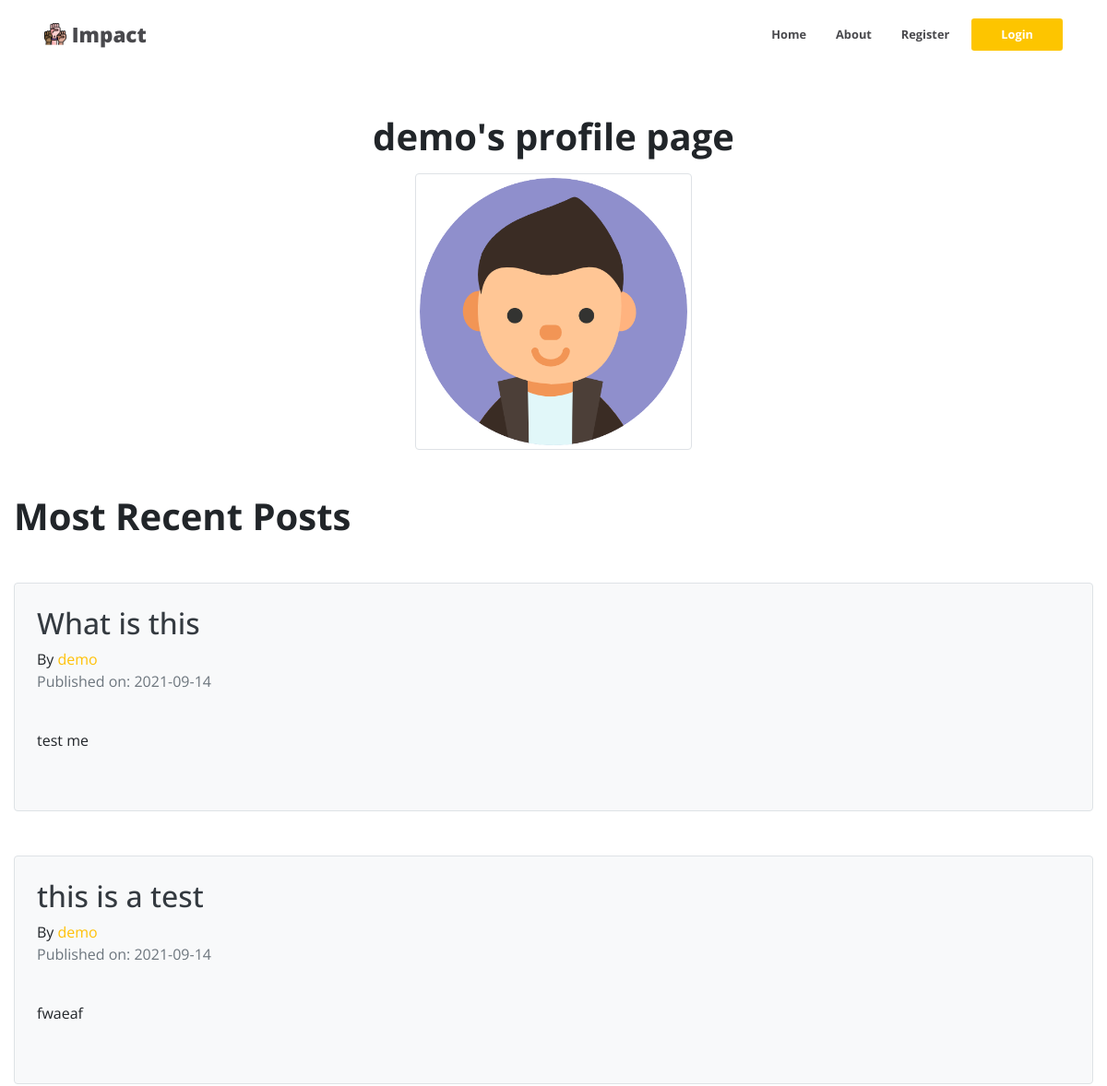
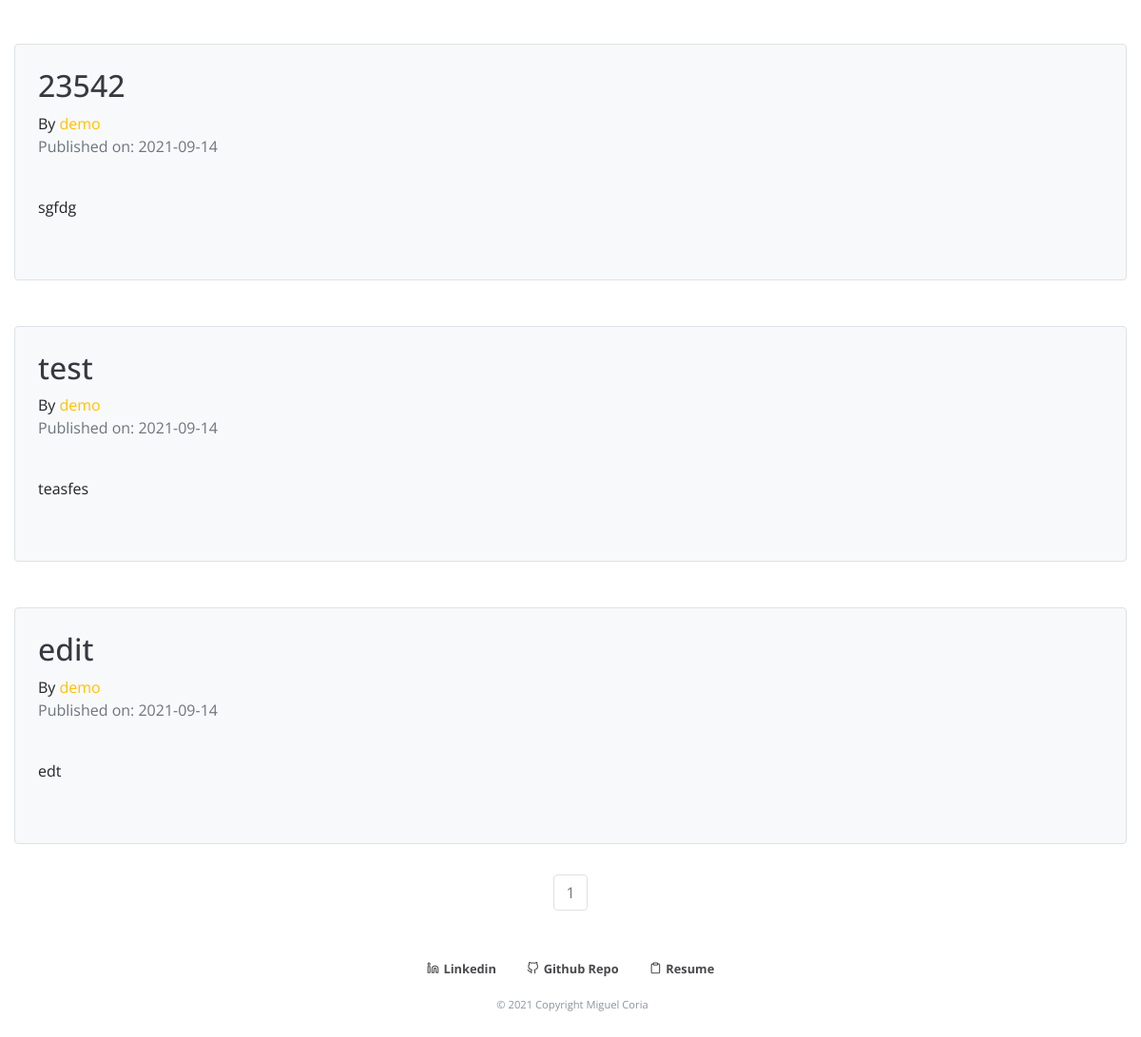
The app's page /demo, older data (2 pictures, top to bottom).
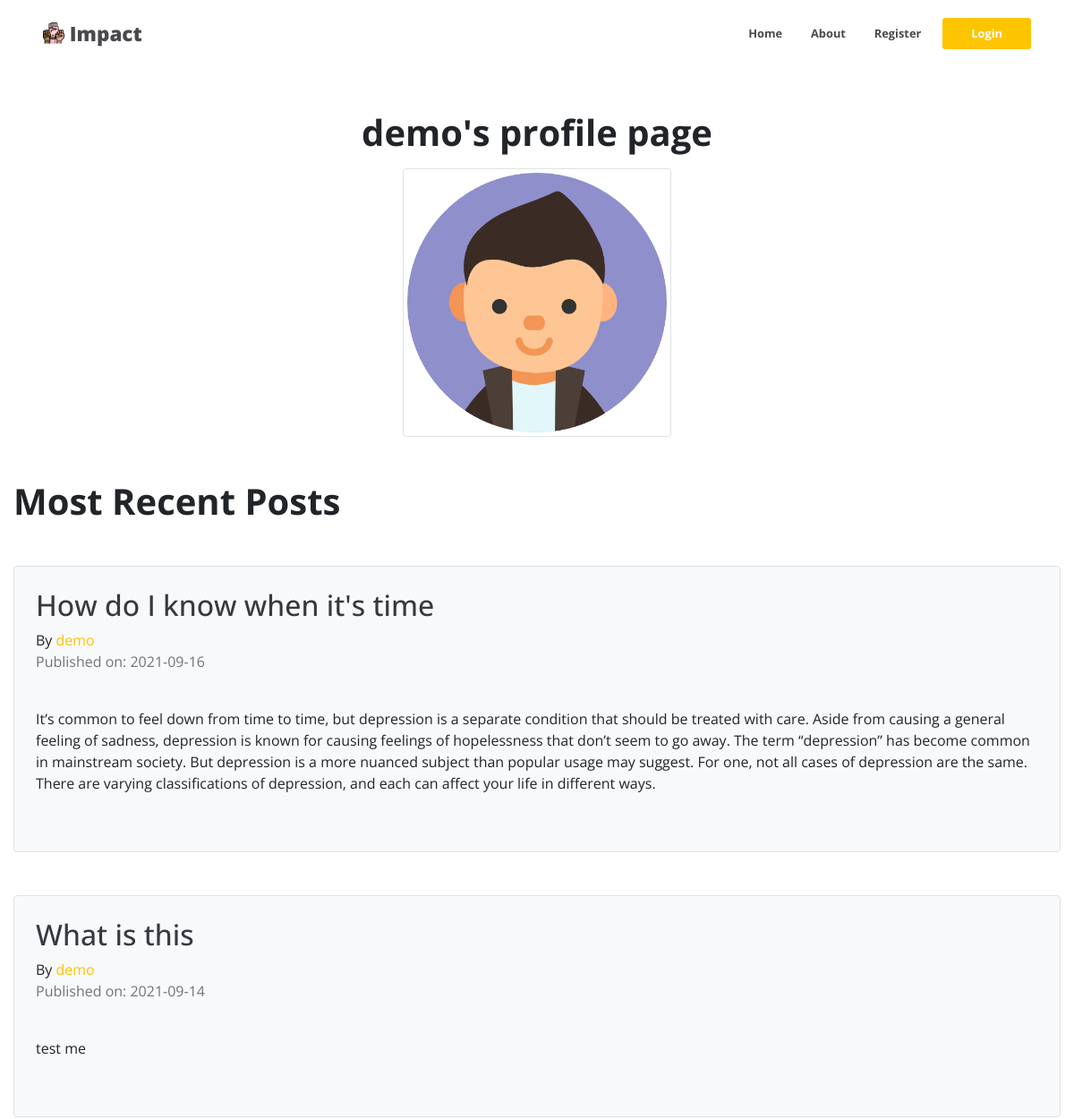
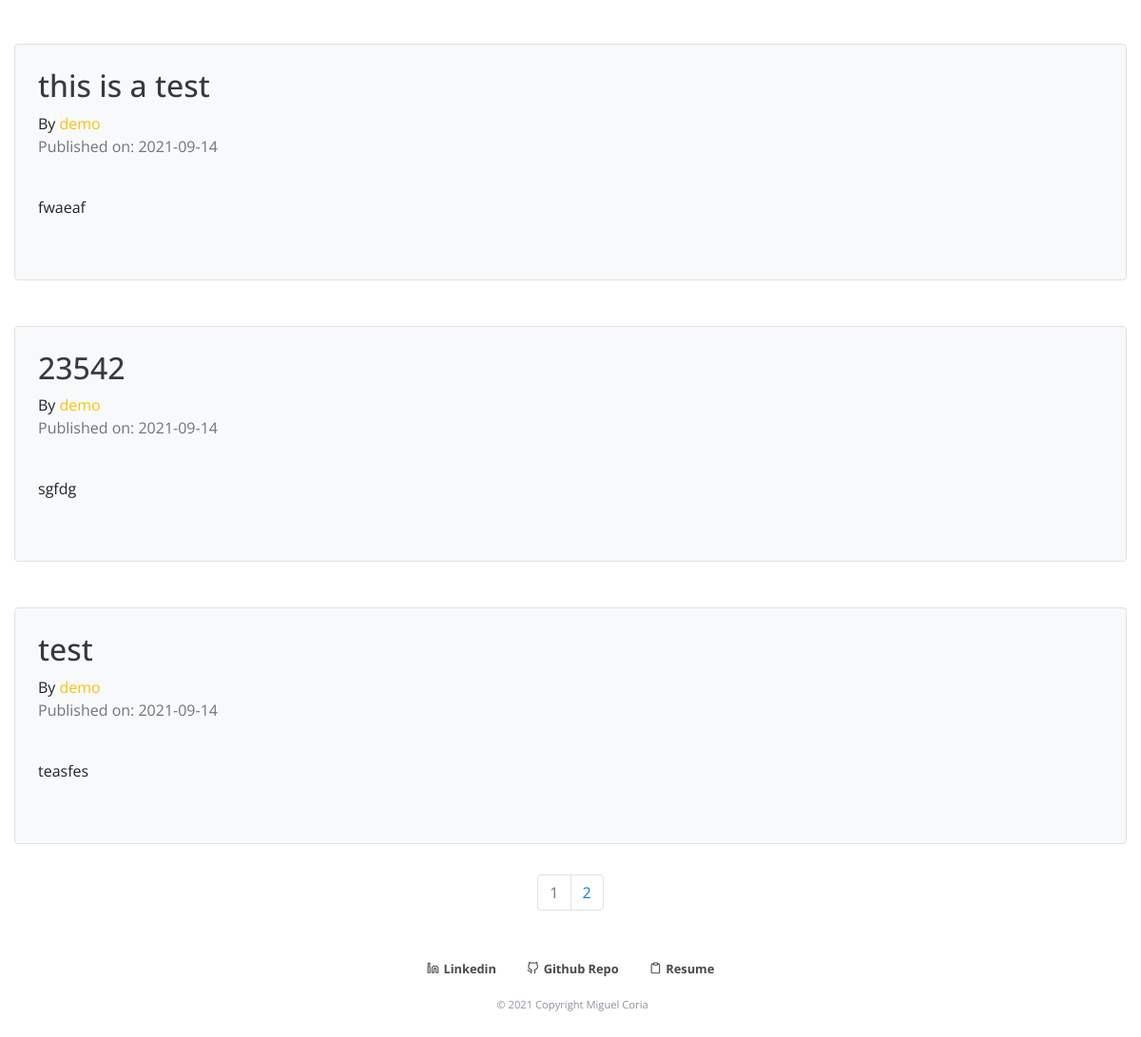
The same page, newer data (2 pictures, top to bottom).
### impact/models.py (models this page shows, shortened)
class User(db.Model,UserMixin):
    __tablename__ = 'users'
    id = db.Column(db.Integer, primary_key=True)
    profile_image = db.Column(db.String(64), nullable=False, default='default_profile.png')
    email = db.Column(db.String(64), unique=True, index=True)
    username = db.Column(db.String(64), unique=True, index=True)
    password_hash = db.Column(db.String(128))
    posts = db.relationship("Post", backref="author", lazy=True)

class Post(db.Model):
    users = db.relationship(User)
    id = db.Column(db.Integer, primary_key=True)
    post_image = db.Column(db.String(64), nullable=False, default='default_thumb.png')
    user_id = db.Column(db.Integer, db.ForeignKey('users.id'), nullable=False)
    date = db.Column(db.DateTime, nullable=False, default=datetime.utcnow)
    title = db.Column(db.String(140), nullable=False)
    text = db.Column(db.Text, nullable=False)

### impact/users/views.py (the view)
@users.route("/<username>")
def user_posts(username):
    page = request.args.get('page', 1, type=int)
    user = User.query.filter_by(username=username).first_or_404()
    posts = Post.query.filter_by(author=user).order_by(Post.date.desc()).paginate(page=page, per_page=5)
    return render_template('user_posts.html', posts=posts, user=user)

### impact/templates/user_posts.html
{% extends "base.html" %}
{% block content %}
<div class="">
    <div align='center'>
    <h1 class="mb-3 mt-5 font-weight-bold">{{user.username}}'s profile page</h1>
      <img class="img-thumbnail"src="{{url_for('static',filename='profile_pics/'+user.profile_image)}}" width="300">
    </div>
</div>
<div class="">
<h1 class="font-weight-bold mt-5">Most Recent Posts</h1>
{% for post in posts.items  %}
<div class="mt-5 mb-3 border rounded p-4 bg-light">
  <h2 class="text-dark"> <a class="text-dark" href="{{url_for('blog_post.blog_post',blog_post_id=post.id)}}">{{post.title}}</a> </h2>
  By <a href="{{url_for('users.user_posts',username=post.author.username)}}" class="text-warning">{{post.author.username}}</a>
  <p class='text-muted'>Published on: {{post.date.strftime("%Y-%m-%d")}}</p>
   <br>
   <p>{{post.text}}</p>
   <br>
  </div>
{% endfor %}
</div>
<nav aria-label='Page Navigation example'>
<ul class="pagination justify-content-center">
    {% for page_num in posts.iter_pages(left_edge=1,right_edge=1,left_current=1,right_current=2)  %}
      {% if posts.page == page_num %}
      <li class='page-item disabled'>
        <a class="page-link" href="{{url_for('users.user_posts',username=user.username,page=page_num)}}">{{ page_num}}</a>
      </li>
      {% else %}
      <li class='page-item'>
        <a class="page-link" href="{{url_for('users.user_posts',username=user.username,page=page_num)}}">{{ page_num}}</a>
      </li>
      {% endif %}
    {% endfor %}
  </ul>
</nav>
{% endblock %}

### impact/templates/base.html (shortened to what this page needs)
<!DOCTYPE html>
<html lang="en">
  <head>
    <link
      rel="stylesheet"
      href="https://use.fontawesome.com/releases/v5.15.2/css/all.css"
    />
    <link
      rel="stylesheet"
      href="https://maxcdn.bootstrapcdn.com/bootstrap/4.0.0/css/bootstrap.min.css"
    />
    <link href="https://unpkg.com/aos@2.3.1/dist/aos.css" rel="stylesheet" />
    <link
      rel="stylesheet"
      type="text/css"
      href="{{ url_for('static',filename='styles/main.css') }}"
    />
  </head>
  <body style="background-color: #ffffff">
    <nav class="navbar navbar-expand-md navbar-light">
      <a class="navbar-brand font-weight-bold logo-text" href="/"
        ><img
          src="{{ url_for('static', filename='images/teamwork.png') }}"
          alt=""
          class="navbar-logo-image"
        />
        Impact</a
      >
      <div class="collapse navbar-collapse" id="navbarSupportedContent">
        <ul class="navbar-nav ml-auto mb-2 mb-lg-0">
          <li class="nav-item">
            <a class="nav-link p-2" href="{{url_for('core.index')}}">Home</a>
          </li>
          {% if current_user.is_authenticated %}
          <li class="nav-item">
            <a class="nav-link p-2" href="{{ url_for('users.account')}}"
              >Account</a
            >
          </li>
          <li class="nav-item">
            <a class="nav-link p-2" href="{{ url_for('blog_post.create_post')}}"
              >Create Post</a
            >
          </li>
          <li class="nav-item">
            <a class="nav-link p-2" href="{{url_for('core.about')}}">About</a>
          </li>
          <li class="nav-item">
            <a class="nav-link p-2" href="{{ url_for('users.logout')}}"
              >Logout</a
            >
          </li>
          {% else %}
          <li class="nav-item">
            <a class="nav-link p-2" href="{{url_for('core.about')}}">About</a>
          </li>
          <li class="nav-item">
            <a class="nav-link p-2" href="{{ url_for('users.register')}}"
              >Register</a
            >
          </li>
          <li class="nav-item">
            <a
              class="nav-link nav-login-button p-2"
              href="{{ url_for('users.login')}}"
            >
              Login</a
            >
          </li>
          {% endif %}
        </ul>
      </div>
    </nav>
    <div class="container-fluid main-content d-flex flex-column">
      {% block content %} {% endblock%}
    </div>
    <footer class="text-center text-lg-start container-fluid">
      <div
        class="d-flex justify-content-center p-1"
        style="background-color: #ffffff"
      >
        <a
          class="m-3 footer-link"
          target="_blank"
          href="https://www.linkedin.com/in/miguel-coria-273888130/"
          ><span data-feather="linkedin" class="footer-icon"></span> Linkedin</a
        >
        <a
          class="m-3 footer-link"
          target="_blank"
          href="https://github.com/miguelcoria94/Impact"
          ><span data-feather="github" class="footer-icon"></span> Github
          Repo</a
        >
        <a
          class="m-3 footer-link"
          target="_blank"
          href="https://docs.google.com/document/d/16_YpkY8Qy2cX0o2C9MWXYYrV6i9SFTaa2LbqC3lco7s/edit"
          ><span data-feather="clipboard" class="footer-icon"></span> Resume</a
        >
      </div>
      <p class="pl-1 text-center footer-legal-text" href="https://mcoria.com/">
        © 2021 Copyright Miguel Coria
      </p>
    </footer>
  </body>
</html>

### impact/static/styles/main.css (style rules this page uses)
body { font-family: "Open Sans", sans-serif !important; height: 100vh; }
.main-content { min-height: 81%; }
footer { padding-bottom: 1rem; }
nav { padding: 1rem 3rem !important; background-color: #ffff; }
.navbar-logo-image { height: 1.5rem; width: auto; position: relative; bottom: 3px; }
.nav-item { padding-left: 1rem; }
.nav-link { font-size: 0.8rem !important; font-weight: bold !important; color: #49494d !important; display: flex; align-items: center; }
.nav-login-button { background-color: #fdc500 !important; color: #ffffff !important; padding-right: 2rem !important; padding-left: 2rem !important; border-radius: 0.2rem; }
.logo-text { color: #49494d !important; font-weight: 800 !important; font-size: 1.4rem !important; }
.footer-link { font-weight: bold; font-size: 0.8rem; color: #49494d; }
.footer-icon { height: 0.8rem !important; width: 0.8rem !important; margin-right: 0.1rem; position: relative; top: 1.5px; }
.footer-legal-text { color: #8b949e !important; font-size: 0.7rem !important; }

Row changes from the older to the newer data that the page shows:
no longer on this page (row unchanged): Post: title "edit", author.username "demo", date "2021-09-14", text "edt"
added Post: title "How do I know when it's time", author.username "demo", date "2021-09-16", text "It’s common to feel down from time to time, but depression is a separate condition that should be treated with care. Aside from causing a general feeling of sadness, depression is known for causing feelings of hopelessness that don’t seem to go away. The term “depression” has become common in mainstream society. But depression is a more nuanced subject than popular usage may suggest. For one, not all cases of depression are the same. There are varying classifications of depression, and each can affect your life in different ways."
Text that changed along with them:
new list line: "2"
